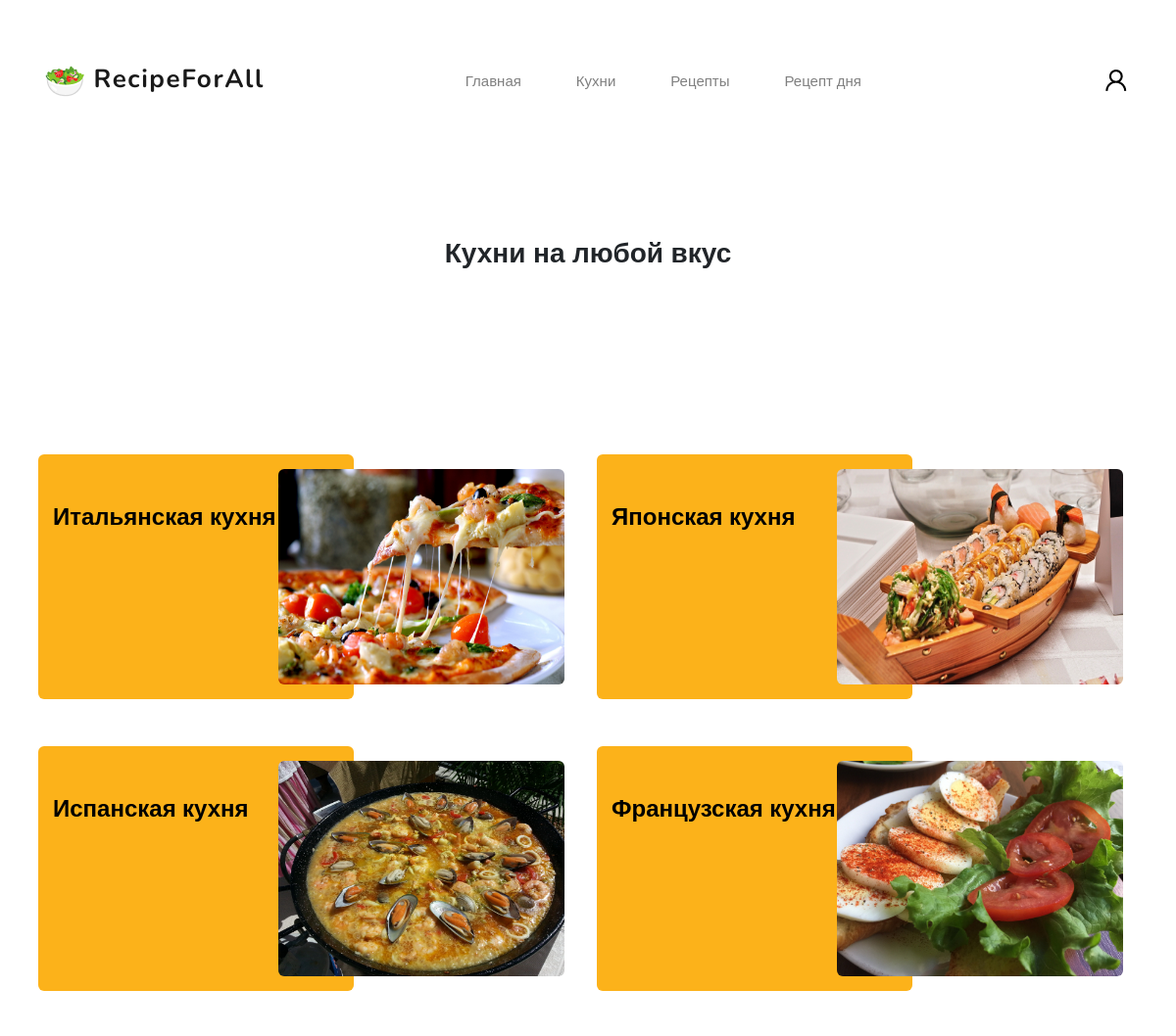
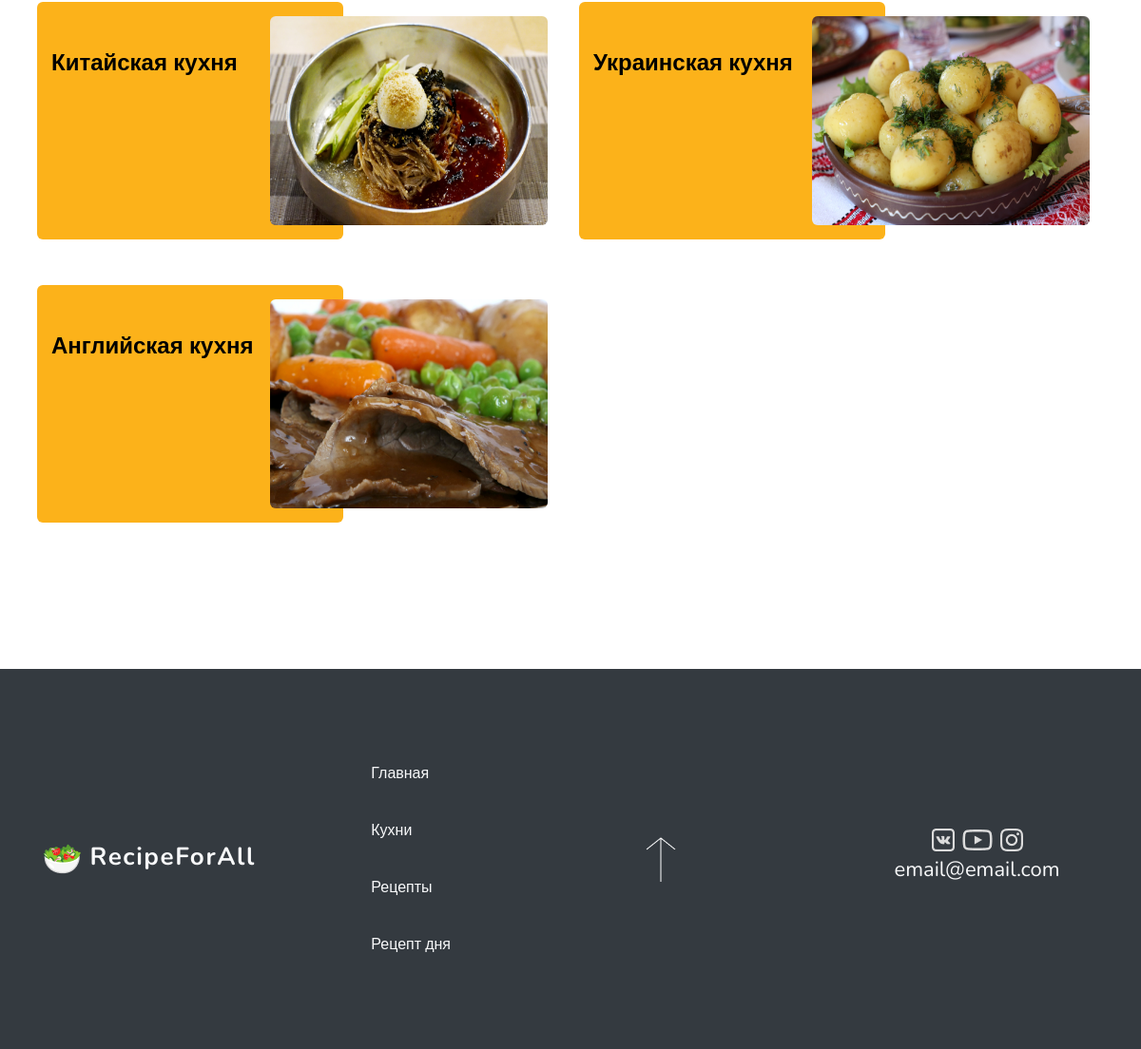
/kitchen/all, run on the app's committed database (2 pictures, top to bottom).
### recept/models.py (models this page shows, shortened)
class Kitchen(models.Model):
    nameKitchen = models.CharField(max_length=255, verbose_name='Наименование')
    imageKitchen = models.ImageField(upload_to='images/kitchen/', verbose_name='Изображение')
    slugKitchen = models.SlugField(unique=True, default=None)
    class Meta:
        verbose_name = 'Кухня'
        verbose_name_plural = 'Кухни'

### recept/views.py (the view)
# urls.py: path('kitchen/<slug:slug>', KitchenView.as_view(), name='kitchen'),
class KitchenView(View):
    def get(self, request, slug):
        if slug != 'all':
            categorys = Category.objects.all()
            kitchen = Kitchen.objects.get(slugKitchen=slug)
            recipes = Recipe.objects.filter(kitchen=kitchen.id)
            recipeOfDay = Recipe.objects.first()
            context = {
                "categorys": categorys, "kitchen": kitchen, "recipes": recipes, "recipeOfDay": recipeOfDay
            }
            return render(request, 'recept/kitchen.html', context)
        else:
            kitchens = Kitchen.objects.all()
            recipeOfDay = Recipe.objects.first()
            context = {
                "kitchens": kitchens, "recipeOfDay": recipeOfDay
            }
            return render(request, 'recept/kitchens.html', context)

### recept/templates/recept/kitchens.html (shortened to what this page needs)
{% extends "recept/index.html" %}
{% load static %}
{% block one %}
    <div class="container">
        <div class="py-4 text-center">
            <h2>Кухни на любой вкус</h2>
        </div>
    </div>
{% endblock %}
{% block two %}
    <div class="razdel-2">
        <div class="container">
            <div class="row">
                {% for kitchen in kitchens %}
                    <div class="col-md-6 px-4 py-4 kitchens">
                        <a href="{{ kitchen.slugKitchen }}">
                            <div class="row flex-md-nowrap align-items-center">
                                <div class="col-md-7 left text-left kitchen-card">
                                    <h3 class="mt-5">{{ kitchen.nameKitchen }}</h3>
                                </div>
                                <div class="col-md-7 right">
                                    <img src="{{ kitchen.imageKitchen.url }}" alt="kitchenimage" class="w-100" style="border-radius:6px;" height="220">
                                </div>
                            </div>
                        </a>
                    </div>
                {% endfor %}
            </div>
        </div>
    </div>
{% endblock %}

### recept/static/css/main.css (style rules this page uses)
body { font-family: 'Nunito', sans-serif; }
h2 { font-style: normal; font-weight: bold; font-size: 28px; line-height: 38px; }
h3 { font-style: normal; font-weight: 600; font-size: 24px; line-height: 33px; }
.razdel-2 { margin: 130px 0px; }
.right { position: relative; z-index: 2; margin-left: -8.333333%; }
.left { margin-right: -8.333333%; }
.kitchen-card { background-color: #fcb21a; border-radius: 6px; height: 250px; }
.kitchens a { text-decoration: none; color: #000000; }

### data on the page
Kitchen: nameKitchen "Итальянская кухня", imageKitchen (picture)
Kitchen: nameKitchen "Японская кухня", imageKitchen (picture)
Kitchen: nameKitchen "Испанская кухня", imageKitchen (picture)
Kitchen: nameKitchen "Французская кухня", imageKitchen (picture)
Kitchen: nameKitchen "Китайская кухня", imageKitchen (picture)
Kitchen: nameKitchen "Украинская кухня", imageKitchen (picture)
Kitchen: nameKitchen "Английская кухня", imageKitchen (picture)
